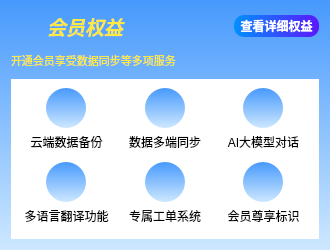
            <widget class="QWidget" name="widget_area_user_vip_power_bg" native="true">
             <property name="minimumSize">
              <size>
               <width>330</width>
               <height>250</height>
              </size>
             </property>
             <property name="maximumSize">
              <size>
               <width>330</width>
               <height>250</height>
              </size>
             </property>
             <property name="styleSheet">
              <string notr="true">background-color: qlineargradient(x1:0, y1:1, x2:0, y2:0,stop:0 rgb(205, 232, 255), stop:1 rgb(71, 153, 253));</string>
             </property>
             <layout class="QGridLayout" name="gridLayout_11">
              <item row="0" column="0">
               <layout class="QVBoxLayout" name="verticalLayout_15">
                <item>
                 <layout class="QHBoxLayout" name="horizontalLayout_19">
                  <item>
                   <layout class="QVBoxLayout" name="verticalLayout_14">
                    <item>
                     <layout class="QHBoxLayout" name="horizontalLayout_18">
                      <item>
                       <widget class="QLabel" name="label_area_user_vip_icon">
                        <property name="minimumSize">
                         <size>
                          <width>30</width>
                          <height>30</height>
                         </size>
                        </property>
                        <property name="maximumSize">
                         <size>
                          <width>30</width>
                          <height>30</height>
                         </size>
                        </property>
                        <property name="styleSheet">
                         <string notr="true">border-radius: 65px;
background-color: rgba(255, 255, 255, 0);</string>
                        </property>
                        <property name="text">
                         <string/>
                        </property>
                        <property name="scaledContents">
                         <bool>true</bool>
                        </property>
                       </widget>
                      </item>
                      <item>
                       <widget class="QLabel" name="label_user_login_title_14">
                        <property name="font">
                         <font>
                          <family>思源黑体</family>
                          <pointsize>14</pointsize>
                          <italic>true</italic>
                          <bold>true</bold>
                         </font>
                        </property>
                        <property name="styleSheet">
                         <string notr="true">border: 0px solid #FF8D16;
border-radius: 0px;
background-color: rgba(0, 0, 0, 0);
color: rgb(254, 232, 67);</string>
                        </property>
                        <property name="text">
                         <string>会员权益</string>
                        </property>
                        <property name="alignment">
                         <set>Qt::AlignLeading|Qt::AlignLeft|Qt::AlignVCenter</set>
                        </property>
                       </widget>
                      </item>
                     </layout>
                    </item>
                   </layout>
                  </item>
                  <item>
                   <spacer name="horizontalSpacer_15">
                    <property name="orientation">
                     <enum>Qt::Horizontal</enum>
                    </property>
                    <property name="sizeHint" stdset="0">
                     <size>
                      <width>40</width>
                      <height>20</height>
                     </size>
                    </property>
                   </spacer>
                  </item>
                  <item>
                   <widget class="QPushButton" name="push_button_area_user_vip_info">
                    <property name="minimumSize">
                     <size>
                      <width>85</width>
                      <height>22</height>
                     </size>
                    </property>
                    <property name="font">
                     <font>
                      <family>思源黑体</family>
                      <pointsize>9</pointsize>
                      <bold>true</bold>
                     </font>
                    </property>
                    <property name="styleSheet">
                     <string notr="true">QPushButton {
border-radius:10px;
background-color: qlineargradient(x1:0, y1:0, x2:1, y2:0,stop:0 rgb(0, 145, 255), stop:1 rgb(92, 22, 255));
color: white;
}
QPushButton:hover {
background-color: qlineargradient(x1:1, y1:0, x2:0, y2:0,stop:0 rgb(0, 145, 255), stop:1 rgb(92, 22, 255));
}</string>
                    </property>
                    <property name="text">
                     <string>查看详细权益</string>
                    </property>
                   </widget>
                  </item>
                 </layout>
                </item>
                <item>
                 <widget class="QLabel" name="label_area_user_vip_info_2">
                  <property name="font">
                   <font>
                    <family>思源黑体</family>
                    <pointsize>8</pointsize>
                    <bold>false</bold>
                    <kerning>false</kerning>
                   </font>
                  </property>
                  <property name="styleSheet">
                   <string notr="true">border: 0px solid #FF8D16;
border-radius: 0px;
background-color: rgba(0, 0, 0, 0);
color: rgb(254, 232, 67);</string>
                  </property>
                  <property name="text">
                   <string>开通会员享受数据同步等多项服务</string>
                  </property>
                 </widget>
                </item>
                <item>
                 <widget class="QWidget" name="widget_area_user_vip_power_content" native="true">
                  <property name="minimumSize">
                   <size>
                    <width>300</width>
                    <height>160</height>
                   </size>
                  </property>
                  <property name="maximumSize">
                   <size>
                    <width>500</width>
                    <height>160</height>
                   </size>
                  </property>
                  <property name="styleSheet">
                   <string notr="true">background-color: white;</string>
                  </property>
                  <layout class="QGridLayout" name="gridLayout_10">
                   <item row="0" column="0">
                    <layout class="QVBoxLayout" name="verticalLayout_13">
                     <item>
                      <layout class="QHBoxLayout" name="horizontalLayout_16">
                       <item>
                        <layout class="QVBoxLayout" name="verticalLayout_7">
                         <property name="spacing">
                          <number>0</number>
                         </property>
                         <item>
                          <layout class="QHBoxLayout" name="horizontalLayout_10">
                           <item>
                            <widget class="QPushButton" name="push_button_area_user_vip_power_1">
                             <property name="minimumSize">
                              <size>
                               <width>40</width>
                               <height>40</height>
                              </size>
                             </property>
                             <property name="maximumSize">
                              <size>
                               <width>40</width>
                               <height>40</height>
                              </size>
                             </property>
                             <property name="font">
                              <font>
                               <family>思源黑体</family>
                               <pointsize>10</pointsize>
                               <bold>true</bold>
                              </font>
                             </property>
                             <property name="styleSheet">
                              <string notr="true">border: 0px solid white;
border-radius: 20px;
background-color: qlineargradient(x1:0, y1:1, x2:0, y2:0,stop:0 rgb(205, 232, 255), stop:1 rgb(71, 153, 253));</string>
                             </property>
                             <property name="text">
                              <string/>
                             </property>
                             <property name="iconSize">
                              <size>
                               <width>20</width>
                               <height>20</height>
                              </size>
                             </property>
                            </widget>
                           </item>
                          </layout>
                         </item>
                         <item>
                          <widget class="QLabel" name="label_27">
                           <property name="text">
                            <string>云端数据备份</string>
                           </property>
                           <property name="alignment">
                            <set>Qt::AlignCenter</set>
                           </property>
                          </widget>
                         </item>
                        </layout>
                       </item>
                       <item>
                        <layout class="QVBoxLayout" name="verticalLayout_9">
                         <property name="spacing">
                          <number>0</number>
                         </property>
                         <item>
                          <layout class="QHBoxLayout" name="horizontalLayout_12">
                           <item>
                            <widget class="QPushButton" name="push_button_area_user_vip_power_2">
                             <property name="minimumSize">
                              <size>
                               <width>40</width>
                               <height>40</height>
                              </size>
                             </property>
                             <property name="maximumSize">
                              <size>
                               <width>40</width>
                               <height>40</height>
                              </size>
                             </property>
                             <property name="font">
                              <font>
                               <family>思源黑体</family>
                               <pointsize>10</pointsize>
                               <bold>true</bold>
                              </font>
                             </property>
                             <property name="styleSheet">
                              <string notr="true">border: 0px solid white;
border-radius: 20px;
background-color: qlineargradient(x1:0, y1:1, x2:0, y2:0,stop:0 rgb(205, 232, 255), stop:1 rgb(71, 153, 253));</string>
                             </property>
                             <property name="text">
                              <string/>
                             </property>
                             <property name="iconSize">
                              <size>
                               <width>20</width>
                               <height>20</height>
                              </size>
                             </property>
                            </widget>
                           </item>
                          </layout>
                         </item>
                         <item>
                          <widget class="QLabel" name="label_30">
                           <property name="text">
                            <string>数据多端同步</string>
                           </property>
                           <property name="alignment">
                            <set>Qt::AlignCenter</set>
                           </property>
                          </widget>
                         </item>
                        </layout>
                       </item>
                       <item>
                        <layout class="QVBoxLayout" name="verticalLayout_8">
                         <property name="spacing">
                          <number>0</number>
                         </property>
                         <item>
                          <layout class="QHBoxLayout" name="horizontalLayout_11">
                           <item>
                            <widget class="QPushButton" name="push_button_area_user_vip_power_3">
                             <property name="minimumSize">
                              <size>
                               <width>40</width>
                               <height>40</height>
                              </size>
                             </property>
                             <property name="maximumSize">
                              <size>
                               <width>40</width>
                               <height>40</height>
                              </size>
                             </property>
                             <property name="font">
                              <font>
                               <family>思源黑体</family>
                               <pointsize>10</pointsize>
                               <bold>true</bold>
                              </font>
                             </property>
                             <property name="styleSheet">
                              <string notr="true">border: 0px solid white;
border-radius: 20px;
background-color: qlineargradient(x1:0, y1:1, x2:0, y2:0,stop:0 rgb(205, 232, 255), stop:1 rgb(71, 153, 253));</string>
                             </property>
                             <property name="text">
                              <string/>
                             </property>
                             <property name="iconSize">
                              <size>
                               <width>20</width>
                               <height>20</height>
                              </size>
                             </property>
                            </widget>
                           </item>
                          </layout>
                         </item>
                         <item>
                          <widget class="QLabel" name="label_29">
                           <property name="text">
                            <string>AI大模型对话</string>
                           </property>
                           <property name="alignment">
                            <set>Qt::AlignCenter</set>
                           </property>
                          </widget>
                         </item>
                        </layout>
                       </item>
                      </layout>
                     </item>
                     <item>
                      <layout class="QHBoxLayout" name="horizontalLayout_17">
                       <item>
                        <layout class="QVBoxLayout" name="verticalLayout_11">
                         <property name="spacing">
                          <number>0</number>
                         </property>
                         <item>
                          <layout class="QHBoxLayout" name="horizontalLayout_14">
                           <item>
                            <widget class="QPushButton" name="push_button_area_user_vip_power_4">
                             <property name="minimumSize">
                              <size>
                               <width>40</width>
                               <height>40</height>
                              </size>
                             </property>
                             <property name="maximumSize">
                              <size>
                               <width>40</width>
                               <height>40</height>
                              </size>
                             </property>
                             <property name="font">
                              <font>
                               <family>思源黑体</family>
                               <pointsize>10</pointsize>
                               <bold>true</bold>
                              </font>
                             </property>
                             <property name="styleSheet">
                              <string notr="true">border: 0px solid white;
border-radius: 20px;
background-color: qlineargradient(x1:0, y1:1, x2:0, y2:0,stop:0 rgb(205, 232, 255), stop:1 rgb(71, 153, 253));</string>
                             </property>
                             <property name="text">
                              <string/>
                             </property>
                             <property name="iconSize">
                              <size>
                               <width>20</width>
                               <height>20</height>
                              </size>
                             </property>
                            </widget>
                           </item>
                          </layout>
                         </item>
                         <item>
                          <widget class="QLabel" name="label_32">
                           <property name="text">
                            <string>多语言翻译功能</string>
                           </property>
                           <property name="alignment">
                            <set>Qt::AlignCenter</set>
                           </property>
                          </widget>
                         </item>
                        </layout>
                       </item>
                       <item>
                        <layout class="QVBoxLayout" name="verticalLayout_12">
                         <property name="spacing">
                          <number>0</number>
                         </property>
                         <item>
                          <layout class="QHBoxLayout" name="horizontalLayout_15">
                           <item>
                            <widget class="QPushButton" name="push_button_area_user_vip_power_5">
                             <property name="minimumSize">
                              <size>
                               <width>40</width>
                               <height>40</height>
                              </size>
                             </property>
                             <property name="maximumSize">
                              <size>
                               <width>40</width>
                               <height>40</height>
                              </size>
                             </property>
                             <property name="font">
                              <font>
                               <family>思源黑体</family>
                               <pointsize>10</pointsize>
                               <bold>true</bold>
                              </font>
                             </property>
                             <property name="styleSheet">
                              <string notr="true">border: 0px solid white;
border-radius: 20px;
background-color: qlineargradient(x1:0, y1:1, x2:0, y2:0,stop:0 rgb(205, 232, 255), stop:1 rgb(71, 153, 253));</string>
                             </property>
                             <property name="text">
                              <string/>
                             </property>
                             <property name="iconSize">
                              <size>
                               <width>20</width>
                               <height>20</height>
                              </size>
                             </property>
                            </widget>
                           </item>
                          </layout>
                         </item>
                         <item>
                          <widget class="QLabel" name="label_33">
                           <property name="text">
                            <string>专属工单系统</string>
                           </property>
                           <property name="alignment">
                            <set>Qt::AlignCenter</set>
                           </property>
                          </widget>
                         </item>
                        </layout>
                       </item>
                       <item>
                        <layout class="QVBoxLayout" name="verticalLayout_10">
                         <property name="spacing">
                          <number>0</number>
                         </property>
                         <item>
                          <layout class="QHBoxLayout" name="horizontalLayout_13">
                           <item>
                            <widget class="QPushButton" name="push_button_area_user_vip_power_6">
                             <property name="minimumSize">
                              <size>
                               <width>40</width>
                               <height>40</height>
                              </size>
                             </property>
                             <property name="maximumSize">
                              <size>
                               <width>40</width>
                               <height>40</height>
                              </size>
                             </property>
                             <property name="font">
                              <font>
                               <family>思源黑体</family>
                               <pointsize>10</pointsize>
                               <bold>true</bold>
                              </font>
                             </property>
                             <property name="styleSheet">
                              <string notr="true">border: 0px solid white;
border-radius: 20px;
background-color: qlineargradient(x1:0, y1:1, x2:0, y2:0,stop:0 rgb(205, 232, 255), stop:1 rgb(71, 153, 253));</string>
                             </property>
                             <property name="text">
                              <string/>
                             </property>
                             <property name="iconSize">
                              <size>
                               <width>20</width>
                               <height>20</height>
                              </size>
                             </property>
                            </widget>
                           </item>
                          </layout>
                         </item>
                         <item>
                          <widget class="QLabel" name="label_31">
                           <property name="text">
                            <string>会员尊享标识</string>
                           </property>
                           <property name="alignment">
                            <set>Qt::AlignCenter</set>
                           </property>
                          </widget>
                         </item>
                        </layout>
                       </item>
                      </layout>
                     </item>
                    </layout>
                   </item>
                  </layout>
                 </widget>
                </item>
               </layout>
              </item>
             </layout>
            </widget>
